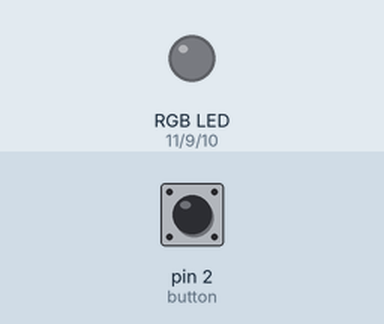
Bench run of a sketch on a simulated Arduino Uno, built with avr-gcc and run on an emulated ATmega328P. On the bench: an RGB LED mixed from three pins (HIGH = lit). Inputs (shaded band) come from the test bench; at power-on: pin 2 (button) LOW.

Above: at 1.2 s.
1.3 s: pin 2 (button) pulled HIGH for 0.15 s
At 2.0 s:
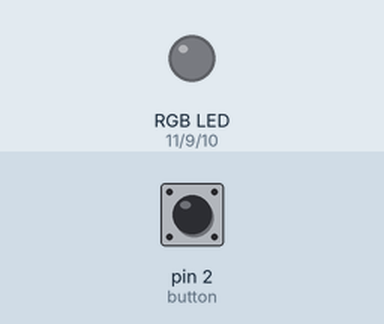
2.9 s: pin 2 (button) pulled HIGH for 1 s
At 3.06 s:
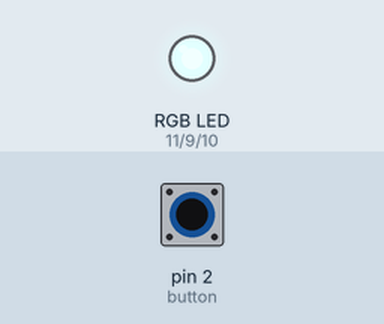
5.9 s: pin 2 (button) pulled HIGH for 3.2 s
At 6.31 s:
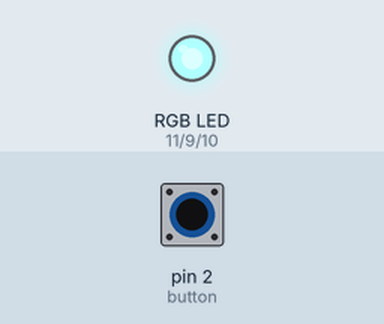
Timing chart, 0 to 10.6 s (numbered marks = the images above; inputs shaded):
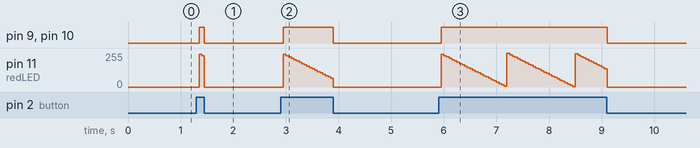

The sketch:

troubleShootFade.ino
```cpp
int button = 2;

int readingButton = 0;
int greenLED = 9;
int redLED = 11;
int blueLED = 10;

int redSensor = A2;
int greenSensor = A1;
int blueSensor = A0;

int redValue = 0;
int greenValue = 0;
int blueValue = 0;

int redSensorValue = 0;
int greenSensorValue = 0;
int blueSensorValue = 0;

void setup() {
  Serial.begin(9600);
  pinMode(button, INPUT);
  pinMode(greenLED, OUTPUT);
  pinMode(redLED, OUTPUT);
  pinMode(blueLED, OUTPUT);

}


void loop() {
  readingButton = digitalRead(button);
  if (readingButton == 1) {

    delay(50);
    redValue -= 10;
    greenValue -= 10;
    blueValue -= 10;

    analogWrite(redLED, redValue);
    analogWrite(greenLED, greenValue);
    analogWrite(blueLED, blueValue);
  }
  if (readingButton == 0) {
    redValue = 0;
    greenValue = 0;
    blueValue = 0;

    analogWrite(redLED, redValue);
    analogWrite(greenLED, greenValue);
    analogWrite(blueLED, blueValue);
  }
}
```

Measured:
- after the input at 1.3 s, pin 9 (greenLED), pin 10 (blueLED): LOW → HIGH after 0.05 s, → LOW 0.10 s later; pin 11 (redLED): 0/255 → 246/255 after 0.05 s, → 236/255 0.05 s later, → 0/255 0.05 s later
- after the input at 2.9 s, pin 9 (greenLED), pin 10 (blueLED): LOW → HIGH after 0.05 s, → LOW 0.95 s later
- after the input at 5.9 s, pin 9 (greenLED), pin 10 (blueLED): LOW → HIGH after 0.05 s, → LOW 3.2 s later; pin 11 (redLED): ramps from 252/255 to 0/255 and jumps back, once every 1.3 s
